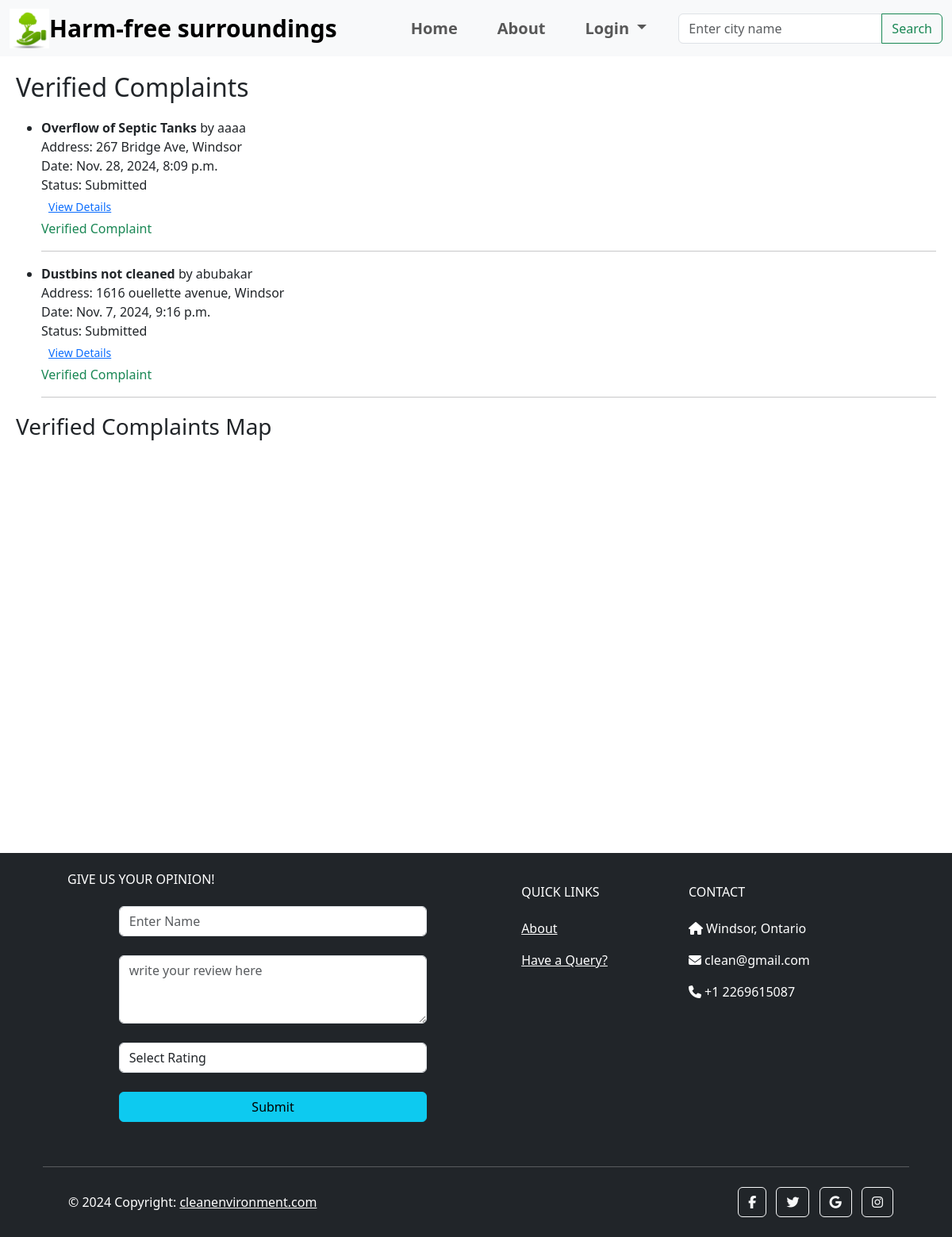
Page /verified-complaints/ on the committed database.
### city/models.py (models this page shows, shortened)
class Complaint(models.Model):
    STATUS = (
        ('Submitted', 'Submitted'),
        ('Pending', 'Pending'),
        ('Resolved', 'Resolved')
    )
    COMPLAINTS = (
        ('Garbage dump', 'Garbage dump'),
        ('Overflow of Septic Tanks', 'Overflow of Septic Tanks'),
        ('Burning of Garbage', 'Burning of Garbage'),
        ('Stagnant Water', 'Stagnant Water'),
        ('Dustbins not cleaned', 'Dustbins not cleaned'),
        ('Improper Sanitization', 'Improper Sanitization'),
        ('Open Manholes or Drains', 'Open Manholes or Drains'),
    )
    user_name = models.ForeignKey(MyUser, on_delete=models.CASCADE)
    complaint_type = models.CharField(max_length=200, null=True, choices=COMPLAINTS)
    address = models.CharField(max_length=500, null=True)
    city = models.CharField(max_length=100, null=True)
    postal_code = models.CharField(max_length=20, null=True, blank=True)
    thumbs_up = models.PositiveIntegerField(default=0)
    is_verified = models.BooleanField(default=False)
    voted_users = models.ManyToManyField(MyUser, related_name='voted_complaints', blank=True)
    landmark = models.CharField(max_length=200, null=True)
    info = models.CharField(max_length=200, null=True)
    latitude = models.FloatField(null=True, blank=True)
    longitude = models.FloatField(null=True, blank=True)
    complaint_date = models.DateTimeField(auto_now_add=True, null=True)
    picture = models.ImageField(null=True)
    video = models.FileField(upload_to='uploads/complaint_videos/', null=True, blank=True)
    tracking_id = models.CharField(null=True, max_length=16)
    status = models.CharField(max_length=200, null=True, default='Submitted', choices=STATUS)

class MyUser(AbstractUser):
    email = models.EmailField(unique=True)
    is_user = models.BooleanField(default=True)
    is_employee = models.BooleanField(default=False)

### city/views.py (the view)
# urls.py: path('verified-complaints/', verified_complaints, name='verified_complaints'),
def verified_complaints(request):
    verified_complaints = Complaint.objects.filter(is_verified=True).order_by('-complaint_date')
    return render(request, 'city/verified_complaints.html', {'complaints': verified_complaints})

### city/templates/city/verified_complaints.html (shortened to what this page needs)
{% extends 'city/navbar.html' %}
{% load static %}
{% block content %}
<h2 style="margin: 20px;">Verified Complaints</h2>
<div class="complaints-list" style="margin: 20px;">
  {% if complaints %}
    <ul>
      {% for complaint in complaints %}
        <li>
          <strong>{{ complaint.complaint_type }}</strong> by {{ complaint.user_name.username }} <br>
          Address: {{ complaint.address }}, {{ complaint.city }} <br>
          Date: {{ complaint.complaint_date }} <br>
          Status: {{ complaint.status }} <br>
          <a href="{% url 'complaint_detail' complaint.id %}" class="btn btn-link btn-sm">View Details</a><br>
          <span class="text-success">Verified Complaint</span> <br>
        </li>
        <hr>
      {% endfor %}
    </ul>
  {% else %}
    <p>No verified complaints available yet.</p>
  {% endif %}
</div>
<h3 style="margin: 20px;">Verified Complaints Map</h3>
<div id="map" style="width: 100%; height: 500px;"></div>
{% endblock content %}

### static/css/style.css (style rules this page uses)
html, body { margin: 0; padding: 0; }

### rows in the picture
Complaint: complaint_type "Overflow of Septic Tanks", user_name.username "aaaa", address "267 Bridge Ave", city "Windsor", complaint_date "Nov. 28, 2024, 8:09 p.m.", status "Submitted"
Complaint: complaint_type "Dustbins not cleaned", user_name.username "abubakar", address "1616 ouellette avenue", city "Windsor", complaint_date "Nov. 7, 2024, 9:16 p.m.", status "Submitted"
